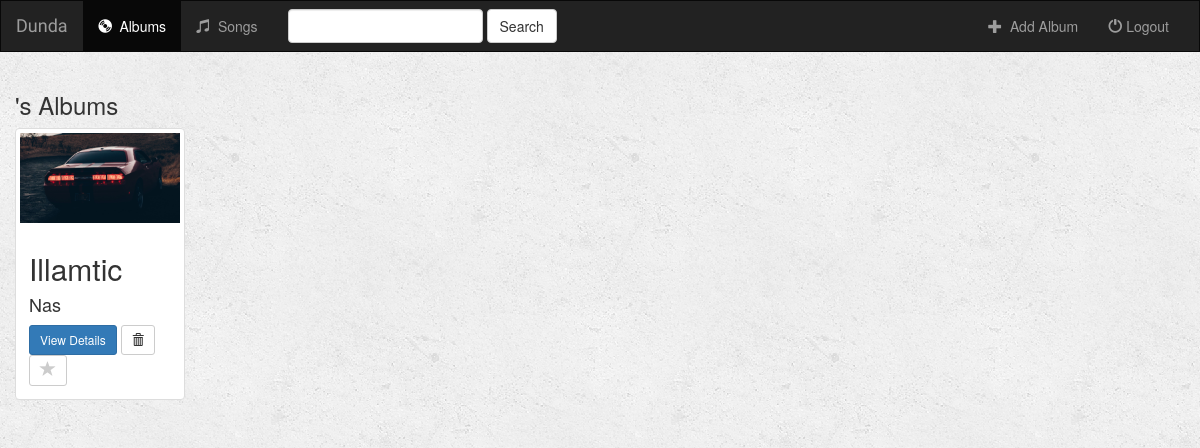
Page /music/ on the earlier database version.
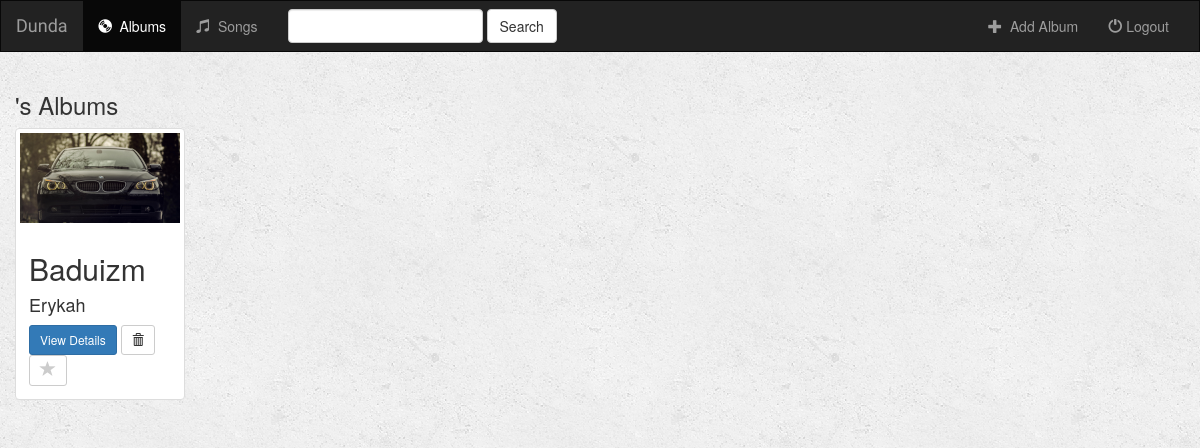
Same page on the later database version.
### music/models.py (models this page shows, shortened)
class Album(models.Model):
    artist = models.CharField(max_length=250)
    album_title = models.CharField(max_length=500)
    genre = models.CharField(max_length=100)
    album_logo = models.FileField()

### music/views.py (the view)
class IndexView(generic.ListView):
    template_name = 'music/index.html'
    context_object_name = 'all_albums'
    def get_queryset(self):
        return Album.objects.all()

### music/templates/music/index.html (shortened to what this page needs)
{% extends 'music/base.html' %}
{% block body %}
<div class="albums-container container-fluid">
    <div class="row">
        <div class="col-sm-12">
            <h3>{{ user.username }}'s Albums</h3>
        </div>
        {% if all_albums %}
            {% for album in all_albums %}
                <div class="col-sm-4 col-lg-2">
                    <div class="thumbnail">
                        <a href="{% url 'music:detail' album.id %}">
                            <img src="{{ album.album_logo.url }}" class="img-responsive">
                        </a>
                        <div class="caption">
                            <h2>{{ album.album_title }}</h2>
                            <h4>{{ album.artist }}</h4>
                            <a href="{% url 'music:detail' album.id %}" class="btn btn-primary btn-sm" role="button">View Details</a>
                            <form action="{% url 'music:album-delete' album.id %}" method="post" style="display: inline;">
                                <button type="submit" class="btn btn-default btn-sm">
                                    <span class="glyphicon glyphicon-trash"></span>
                                </button>
                            </form>
                            <a href="" class="btn btn-default btn-sm btn-favorite" role="button">
                                <span class="glyphicon glyphicon-star {% if album.is_favorite %}active{% endif %}"></span>
                            </a>
                        </div>
                    </div>
                </div>
            {% endfor %}
        {% endif %}
    </div>
</div>
{% endblock %}

### music/templates/music/base.html (shortened to what this page needs)
<!DOCTYPE html>
<html lang="eng">
<head>
    {% load static %}
    <link rel="stylesheet" href="https://maxcdn.bootstrapcdn.com/bootstrap/3.3.7/css/bootstrap.min.css">
    <link rel="stylesheet" type="text/css" href="{% static 'music/style.css' %}" />
</head>
<body>
        <nav class="navbar navbar-inverse">
                <div class="container-fluid">
                    <div class="navbar-header">
                        <a class="navbar-brand" href="{% url 'music:index' %}">Dunda</a>
                    </div>
                    <div class="collapse navbar-collapse" id=topNavBar>
                        <ul class="nav navbar-nav">
                            <li class="active">
                                <a href="{% url 'music:index' %}">
                                    <span class="glyphicon glyphicon-cd" aria-hidden="true"></span>&nbsp; Albums
                                </a>
                            </li>
                            <li class="">
                                    <a href="#">
                                        <span class="glyphicon glyphicon-music" aria-hidden="true"></span>&nbsp; Songs
                                    </a>
                                </li>
                        </ul>
                        <form class="navbar-form navbar-left" role="search" method="get" action="#">
                            <div class="form-group">
                                <input type="text" class="form-control" name="q" value="">
                            </div>
                            <button type="submit" class="btn btn-default">Search</button>
                        </form>
                        <ul class="nav navbar-nav navbar-right">
                            <li class="">
                                <a href="{% url 'music:album-add' %}">
                                    <span class="glyphicon glyphicon-plus" aria-hidden="true"></span>&nbsp; Add Album
                                </a>
                            </li>
                            <li class="">
                                    <a href="#">
                                        <span class="glyphicon glyphicon-off" aria-hidden="true"></span>&nbsp;Logout
                                    </a>
                            </li>
                        </ul>
                    </div>
                </div>
            </nav>
    {% block body %}
    {% endblock %}
</body>
</html>

### music/static/music/style.css (style rules this page uses)
body { background: white url("images/background.png"); }
.navbar { border-radius: 0; }
.navbar-brand { font-family: 'Satisfy', cursive; }
.glyphicon-star { color: #CCCCCC; font-size: 16px; }

Differences in the rows shown:
removed Album: album_logo (picture), album_title "Illamtic", artist "Nas"
added Album: album_logo (picture), album_title "Baduizm", artist "Erykah"
